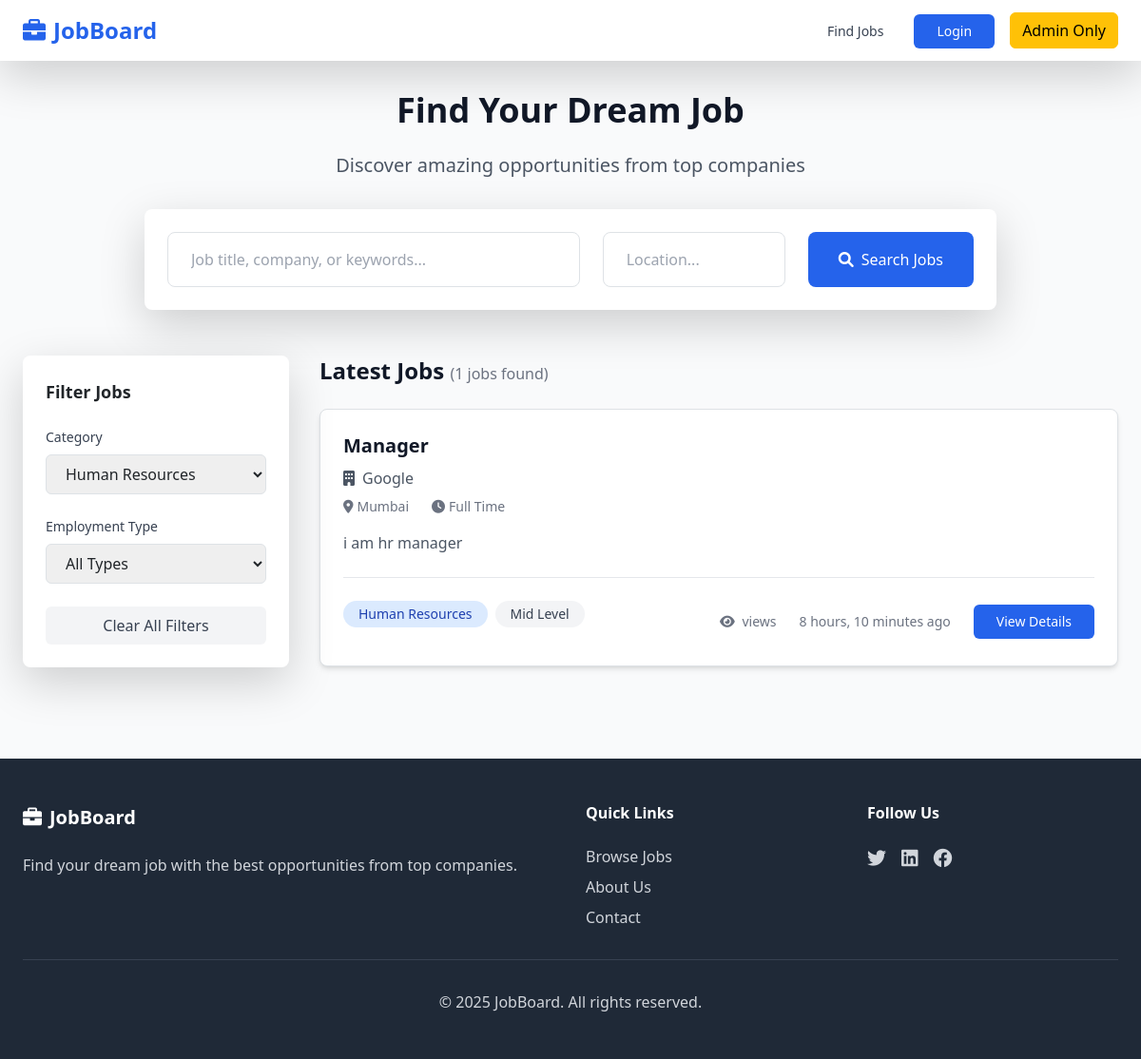
The app's page /?category=human-resources with its own data.
### jobs/models.py (models this page shows, shortened)
class Job(models.Model):
    EMPLOYMENT_TYPES = [
        ('full_time', 'Full Time'),
        ('part_time', 'Part Time'),
        ('contract', 'Contract'),
        ('internship', 'Internship'),
        ('freelance', 'Freelance'),
    ]
    EXPERIENCE_LEVELS = [
        ('entry', 'Entry Level'),
        ('mid', 'Mid Level'),
        ('senior', 'Senior Level'),
        ('executive', 'Executive'),
    ]
    title = models.CharField(max_length=200)
    slug = models.SlugField(unique=True)
    company = models.ForeignKey(Company, on_delete=models.CASCADE, related_name='jobs')
    category = models.ForeignKey(JobCategory, on_delete=models.CASCADE, related_name='jobs')
    description = models.TextField()
    requirements = models.TextField()
    responsibilities = models.TextField()
    salary_min = models.DecimalField(max_digits=10, decimal_places=2, blank=True, null=True)
    salary_max = models.DecimalField(max_digits=10, decimal_places=2, blank=True, null=True)
    employment_type = models.CharField(max_length=20, choices=EMPLOYMENT_TYPES)
    experience_level = models.CharField(max_length=20, choices=EXPERIENCE_LEVELS)
    location = models.CharField(max_length=200)
    remote_available = models.BooleanField(default=False)
    is_active = models.BooleanField(default=True)
    application_deadline = models.DateTimeField(blank=True, null=True)
    created_at = models.DateTimeField(auto_now_add=True)
    updated_at = models.DateTimeField(auto_now=True)
    def get_absolute_url(self):
        return reverse('job_detail', kwargs={'slug': self.slug})
    class Meta:
        ordering = ['-created_at']

class Company(models.Model):
    name = models.CharField(max_length=200)
    description = models.TextField()
    website = models.URLField(blank=True, null=True)
    logo = models.ImageField(upload_to='company_logos/', blank=True, null=True)
    location = models.CharField(max_length=200)
    created_at = models.DateTimeField(auto_now_add=True)
    class Meta:
        verbose_name_plural = "Companies"

class JobCategory(models.Model):
    name = models.CharField(max_length=100)
    slug = models.SlugField(unique=True)
    class Meta:
        verbose_name_plural = "Job Categories"

### jobs/views.py (the view)
# urls.py: path('', job_list, name='home'),
def job_list(request):
    jobs = Job.objects.filter(is_active=True).select_related('company', 'category')
    search_query = request.GET.get('search', '')
    if search_query:
        jobs = jobs.filter(
            Q(title__icontains=search_query) |
            Q(company__name__icontains=search_query) |
            Q(description__icontains=search_query)
        )
    category_slug = request.GET.get('category', '')
    if category_slug:
        jobs = jobs.filter(category__slug=category_slug)
    employment_type = request.GET.get('employment_type', '')
    if employment_type:
        jobs = jobs.filter(employment_type=employment_type)
    location = request.GET.get('location', '')
    if location:
        jobs = jobs.filter(location__icontains=location)
    paginator = Paginator(jobs, 10)
    page_number = request.GET.get('page')
    page_obj = paginator.get_page(page_number)
    context = {
        'page_obj': page_obj,
        'categories': JobCategory.objects.all(),
        'employment_types': Job.EMPLOYMENT_TYPES,
        'search_query': search_query,
        'selected_category': category_slug,
        'selected_employment_type': employment_type,
        'selected_location': location,
    }
    return render(request, 'landing.html', context)

### templates/landing.html (shortened to what this page needs)
{% extends 'base.html' %}
{% block content %}
<div class="max-w-7xl mx-auto px-4 sm:px-6 lg:px-8 py-8">
    <div class="text-center mb-12">
        <h1 class="text-4xl font-bold text-gray-900 mb-4">Find Your Dream Job</h1>
        <p class="text-xl text-gray-600 mb-8">Discover amazing opportunities from top companies</p>
        <form method="GET" class="max-w-4xl mx-auto">
            <div class="flex flex-col md:flex-row gap-4 bg-white p-6 rounded-lg shadow-lg">
                <div class="flex-1">
                    <input type="text" name="search" value="{{ search_query }}"
                           placeholder="Job title, company, or keywords..."
                           class="w-full px-4 py-3 border border-gray-300 rounded-lg focus:ring-2 focus:ring-blue-500 focus:border-transparent">
                </div>
                <div class="md:w-48">
                    <input type="text" name="location" value="{{ selected_location }}"
                           placeholder="Location..."
                           class="w-full px-4 py-3 border border-gray-300 rounded-lg focus:ring-2 focus:ring-blue-500 focus:border-transparent">
                </div>
                <button type="submit" class="bg-blue-600 text-white px-8 py-3 rounded-lg hover:bg-blue-700 transition duration-300 font-medium">
                    <i class="fas fa-search mr-2"></i>Search Jobs
                </button>
            </div>
        </form>
    </div>
    <div class="flex flex-col lg:flex-row gap-8">
        <div class="lg:w-1/4">
            <div class="bg-white rounded-lg shadow-lg p-6 sticky top-24">
                <h3 class="text-lg font-semibold mb-4">Filter Jobs</h3>
                <form method="GET" id="filterForm">
                    <div class="mb-6">
                        <label class="block text-sm font-medium text-gray-700 mb-2">Category</label>
                        <select name="category" class="w-full px-3 py-2 border border-gray-300 rounded-md focus:ring-2 focus:ring-blue-500 focus:border-transparent" onchange="this.form.submit()">
                            {% for category in categories %}
                                <option value="{{ category.slug }}" {% if category.slug == selected_category %}selected{% endif %}>
                                    {{ category.name }}
                                </option>
                            {% endfor %}
                        </select>
                    </div>
                    <div class="mb-6">
                        <label class="block text-sm font-medium text-gray-700 mb-2">Employment Type</label>
                        <select name="employment_type" class="w-full px-3 py-2 border border-gray-300 rounded-md focus:ring-2 focus:ring-blue-500 focus:border-transparent" onchange="this.form.submit()">
                            <option value="">All Types</option>
                        </select>
                    </div>
                    <a href="{% url 'home' %}" class="block w-full text-center bg-gray-100 text-gray-700 py-2 rounded-md hover:bg-gray-200 transition duration-300">
                        Clear All Filters
                    </a>
                </form>
            </div>
        </div>
        <div class="lg:w-3/4">
            <div class="flex justify-between items-center mb-6">
                <h2 class="text-2xl font-semibold text-gray-900">
                    {% if search_query %}
                        Search Results for "{{ search_query }}"
                    {% else %}
                        Latest Jobs
                    {% endif %}
                    <span class="text-base font-normal text-gray-500">({{ page_obj.paginator.count }} jobs found)</span>
                </h2>
            </div>
            {% if page_obj %}
                <div class="space-y-6">
                    {% for job in page_obj %}
                        <div class="bg-white rounded-lg shadow-md hover:shadow-lg transition duration-300 border border-gray-200">
                            <div class="p-6">
                                <div class="flex flex-col sm:flex-row sm:items-center sm:justify-between">
                                    <div class="flex-1">
                                        <div class="flex items-start justify-between">
                                            <div class="flex-1">
                                                <h3 class="text-xl font-semibold text-gray-900 mb-2">
                                                    <a href="{{ job.get_absolute_url }}" class="hover:text-blue-600 transition duration-300">
                                                        {{ job.title }}
                                                    </a>
                                                </h3>
                                                <div class="flex items-center text-gray-600 mb-2">
                                                    <i class="fas fa-building mr-2"></i>
                                                    <span class="font-medium">{{ job.company.name }}</span>
                                                </div>
                                                <div class="flex flex-wrap items-center gap-4 text-sm text-gray-500 mb-3">
                                                    <span class="flex items-center">
                                                        <i class="fas fa-map-marker-alt mr-1"></i>
                                                        {{ job.location }}
                                                    </span>
                                                    <span class="flex items-center">
                                                        <i class="fas fa-clock mr-1"></i>
                                                        {{ job.get_employment_type_display }}
                                                    </span>
                                                </div>
                                                <p class="text-gray-600 mb-4 line-clamp-2">
                                                    {{ job.description|truncatewords:30 }}
                                                </p>
                                            </div>
                                        </div>
                                    </div>
                                </div>
                                <div class="flex flex-col sm:flex-row sm:items-center sm:justify-between pt-4 border-t border-gray-200">
                                    <div class="flex items-center gap-2 mb-3 sm:mb-0">
                                        <span class="bg-blue-100 text-blue-800 px-3 py-1 rounded-full text-sm">
                                            {{ job.category.name }}
                                        </span>
                                        <span class="bg-gray-100 text-gray-700 px-3 py-1 rounded-full text-sm">
                                            {{ job.get_experience_level_display }}
                                        </span>
                                    </div>
                                    <div class="flex items-center gap-4">
                                        <span class="text-sm text-gray-500">
                                            <i class="fas fa-eye mr-1"></i>{{ job.views_count }} views
                                        </span>
                                        <span class="text-sm text-gray-500">
                                            {{ job.created_at|timesince }} ago
                                        </span>
                                        <a href="{{ job.get_absolute_url }}"
                                           class="bg-blue-600 text-white px-4 py-2 rounded-md hover:bg-blue-700 transition duration-300 text-sm font-medium">
                                            View Details
                                        </a>
                                    </div>
                                </div>
                            </div>
                        </div>
                    {% endfor %}
                </div>
            {% endif %}
        </div>
    </div>
</div>
{% endblock %}

### records on screen
Job: title "Manager", company.name "Google", location "Mumbai", employment_type "Full Time", description "i am hr manager", category.name "Human Resources", experience_level "Mid Level", created_at "8 hours, 10 minutes"

### other values on screen
{{ page_obj.paginator.count }} "1"
form field category "Human Resources"
